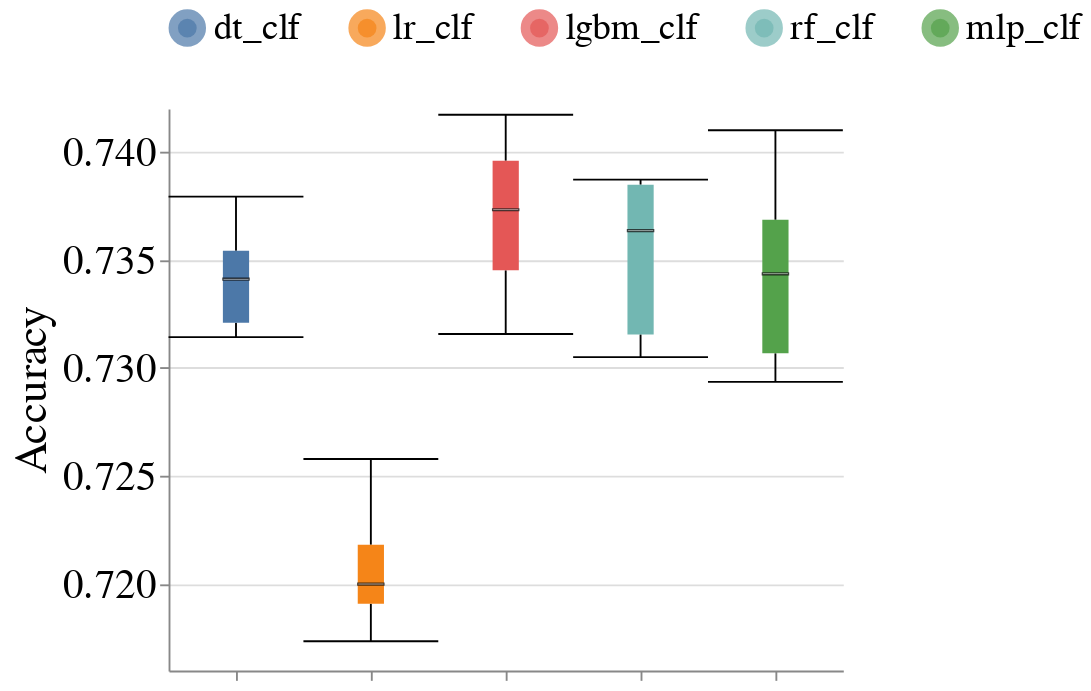

Write notebook code for a chart like this one.
### Markdown cell above
### Overall Metrics

### Code cell
create_box_plots_for_diff_baseline_models(dataset_name=DATASET_NAME,
                                          metric_name='Accuracy',
                                          db_client=db_client)

### Figure 1 — Vega-Lite specification as saved in the notebook (floating-point values rounded to 4 significant figures)
{"config": {"view": {"continuousWidth": 400, "continuousHeight": 300, "stroke": null}, "axis": {"labelFontSize": 22, "labelFontWeight": "normal", "titleFontSize": 24, "titleFontWeight": "normal"}, "facet": {"spacing": 10}, "header": {"labelFontSize": 20, "labelOrient": "bottom", "labelPadding": 5, "titleFontSize": 20}, "legend": {"columns": 5, "direction": "horizontal", "labelFontSize": 20, "labelLimit": 400, "orient": "top", "symbolStrokeWidth": 10, "titleAnchor": "middle", "titleFontSize": 22, "titleLimit": 300}, "title": {"fontSize": 20}}, "data": {"name": "data-4a321317df53665d32d3345eb4f0d981"}, "mark": {"type": "boxplot", "median": {"stroke": "black", "strokeWidth": 0.7}, "ticks": true}, "encoding": {"color": {"field": "Model_Name", "sort": ["dt_clf", "lr_clf", "lgbm_clf", "rf_clf", "mlp_clf"], "title": null, "type": "nominal"}, "x": {"axis": {"labels": false}, "field": "Model_Name", "sort": ["dt_clf", "lr_clf", "lgbm_clf", "rf_clf", "mlp_clf"], "title": null, "type": "nominal"}, "y": {"field": "Metric_Value", "scale": {"zero": false}, "title": "Accuracy", "type": "quantitative"}}, "width": 360, "$schema": "https://vega.github.io/schema/vega-lite/v4.17.0.json", "datasets": {"data-4a321317df53665d32d3345eb4f0d981": [{"Dataset_Name": "heart", "Null_Imputer_Name": "baseline", "Virny_Random_State": 100, "Model_Name": "dt_clf", "Subgroup": "overall", "Metric": "Accuracy", "Metric_Value": 0.7315}, {"Dataset_Name": "heart", "Null_Imputer_Name": "baseline", "Virny_Random_State": 200, "Model_Name": "dt_clf", "Subgroup": "overall", "Metric": "Accuracy", "Metric_Value": 0.7339}, {"Dataset_Name": "heart", "Null_Imputer_Name": "baseline", "Virny_Random_State": 300, "Model_Name": "dt_clf", "Subgroup": "overall", "Metric": "Accuracy", "Metric_Value": 0.7358}, {"Dataset_Name": "heart", "Null_Imputer_Name": "baseline", "Virny_Random_State": 400, "Model_Name": "dt_clf", "Subgroup": "overall", "Metric": "Accuracy", "Metric_Value": 0.7379}, {"Dataset_Name": "heart", "Null_Imputer_Name": "baseline", "Virny_Random_State": 500, "Model_Name": "dt_clf", "Subgroup": "overall", "Metric": "Accuracy", "Metric_Value": 0.7344}, {"Dataset_Name": "heart", "Null_Imputer_Name": "baseline", "Virny_Random_State": 600, "Model_Name": "dt_clf", "Subgroup": "overall", "Metric": "Accuracy", "Metric_Value": 0.7314}, {"Dataset_Name": "heart", "Null_Imputer_Name": "baseline", "Virny_Random_State": 100, "Model_Name": "lr_clf", "Subgroup": "overall", "Metric": "Accuracy", "Metric_Value": 0.7194}, {"Dataset_Name": "heart", "Null_Imputer_Name": "baseline", "Virny_Random_State": 200, "Model_Name": "lr_clf", "Subgroup": "overall", "Metric": "Accuracy", "Metric_Value": 0.7174}, {"Dataset_Name": "heart", "Null_Imputer_Name": "baseline", "Virny_Random_State": 300, "Model_Name": "lr_clf", "Subgroup": "overall", "Metric": "Accuracy", "Metric_Value": 0.7222}, {"Dataset_Name": "heart", "Null_Imputer_Name": "baseline", "Virny_Random_State": 400, "Model_Name": "lr_clf", "Subgroup": "overall", "Metric": "Accuracy", "Metric_Value": 0.7206}, {"Dataset_Name": "heart", "Null_Imputer_Name": "baseline", "Virny_Random_State": 500, "Model_Name": "lr_clf", "Subgroup": "overall", "Metric": "Accuracy", "Metric_Value": 0.7258}, {"Dataset_Name": "heart", "Null_Imputer_Name": "baseline", "Virny_Random_State": 600, "Model_Name": "lr_clf", "Subgroup": "overall", "Metric": "Accuracy", "Metric_Value": 0.719}, {"Dataset_Name": "heart", "Null_Imputer_Name": "baseline", "Virny_Random_State": 100, "Model_Name": "rf_clf", "Subgroup": "overall", "Metric": "Accuracy", "Metric_Value": 0.7305}, {"Dataset_Name": "heart", "Null_Imputer_Name": "baseline", "Virny_Random_State": 200, "Model_Name": "rf_clf", "Subgroup": "overall", "Metric": "Accuracy", "Metric_Value": 0.7345}, {"Dataset_Name": "heart", "Null_Imputer_Name": "baseline", "Virny_Random_State": 300, "Model_Name": "rf_clf", "Subgroup": "overall", "Metric": "Accuracy", "Metric_Value": 0.7387}, {"Dataset_Name": "heart", "Null_Imputer_Name": "baseline", "Virny_Random_State": 400, "Model_Name": "rf_clf", "Subgroup": "overall", "Metric": "Accuracy", "Metric_Value": 0.7382}, {"Dataset_Name": "heart", "Null_Imputer_Name": "baseline", "Virny_Random_State": 500, "Model_Name": "rf_clf", "Subgroup": "overall", "Metric": "Accuracy", "Metric_Value": 0.7386}, {"Dataset_Name": "heart", "Null_Imputer_Name": "baseline", "Virny_Random_State": 500, "Model_Name": "mlp_clf", "Subgroup": "overall", "Metric": "Accuracy", "Metric_Value": 0.741}, {"Dataset_Name": "heart", "Null_Imputer_Name": "baseline", "Virny_Random_State": 600, "Model_Name": "rf_clf", "Subgroup": "overall", "Metric": "Accuracy", "Metric_Value": 0.7306}, {"Dataset_Name": "heart", "Null_Imputer_Name": "baseline", "Virny_Random_State": 100, "Model_Name": "mlp_clf", "Subgroup": "overall", "Metric": "Accuracy", "Metric_Value": 0.7301}, {"Dataset_Name": "heart", "Null_Imputer_Name": "baseline", "Virny_Random_State": 300, "Model_Name": "mlp_clf", "Subgroup": "overall", "Metric": "Accuracy", "Metric_Value": 0.7364}, {"Dataset_Name": "heart", "Null_Imputer_Name": "baseline", "Virny_Random_State": 600, "Model_Name": "mlp_clf", "Subgroup": "overall", "Metric": "Accuracy", "Metric_Value": 0.7294}, {"Dataset_Name": "heart", "Null_Imputer_Name": "baseline", "Virny_Random_State": 200, "Model_Name": "mlp_clf", "Subgroup": "overall", "Metric": "Accuracy", "Metric_Value": 0.7323}, {"Dataset_Name": "heart", "Null_Imputer_Name": "baseline", "Virny_Random_State": 400, "Model_Name": "mlp_clf", "Subgroup": "overall", "Metric": "Accuracy", "Metric_Value": 0.737}, {"Dataset_Name": "heart", "Null_Imputer_Name": "baseline", "Virny_Random_State": 500, "Model_Name": "lgbm_clf", "Subgroup": "overall", "Metric": "Accuracy", "Metric_Value": 0.7417}, {"Dataset_Name": "heart", "Null_Imputer_Name": "baseline", "Virny_Random_State": 100, "Model_Name": "lgbm_clf", "Subgroup": "overall", "Metric": "Accuracy", "Metric_Value": 0.7339}, {"Dataset_Name": "heart", "Null_Imputer_Name": "baseline", "Virny_Random_State": 300, "Model_Name": "lgbm_clf", "Subgroup": "overall", "Metric": "Accuracy", "Metric_Value": 0.7384}, {"Dataset_Name": "heart", "Null_Imputer_Name": "baseline", "Virny_Random_State": 600, "Model_Name": "lgbm_clf", "Subgroup": "overall", "Metric": "Accuracy", "Metric_Value": 0.7316}, {"Dataset_Name": "heart", "Null_Imputer_Name": "baseline", "Virny_Random_State": 200, "Model_Name": "lgbm_clf", "Subgroup": "overall", "Metric": "Accuracy", "Metric_Value": 0.7363}, {"Dataset_Name": "heart", "Null_Imputer_Name": "baseline", "Virny_Random_State": 400, "Model_Name": "lgbm_clf", "Subgroup": "overall", "Metric": "Accuracy", "Metric_Value": 0.74}]}}
